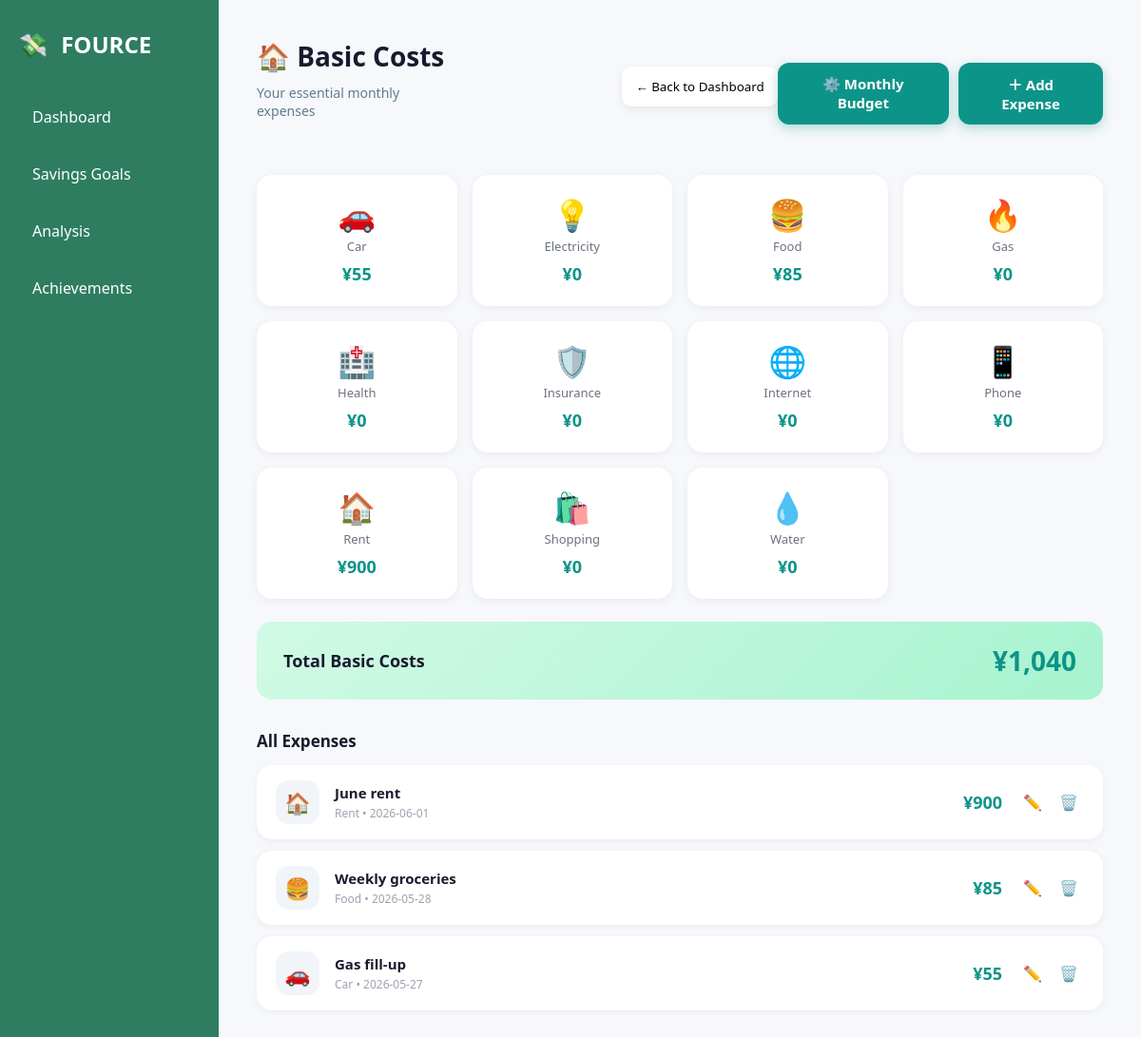
Page /basic.php on the committed database.
### tables this page shows
CREATE TABLE categories (
id VARCHAR(50) PRIMARY KEY,
label VARCHAR(100) NOT NULL,
icon VARCHAR(20),
category_type VARCHAR(50) NOT NULL,
budget INT NOT NULL DEFAULT 0
);

CREATE TABLE expenses (
id INT AUTO_INCREMENT PRIMARY KEY,
name VARCHAR(255) NOT NULL,
category VARCHAR(50) NOT NULL,
date DATE NOT NULL,
amount INT NOT NULL,
notes TEXT,
created_at TIMESTAMP DEFAULT CURRENT_TIMESTAMP,
CONSTRAINT fk_expense_category
FOREIGN KEY (category)
REFERENCES categories(id)
ON DELETE CASCADE
);

### basic.php (the view, shortened to what this page needs)
<?php
$pdo = getDb();
$stmt = $pdo->query("
    SELECT *
    FROM categories
    WHERE category_type = 'basic'
");
$categories = $stmt->fetchAll();
$stmt = $pdo->query("
    SELECT *
    FROM expenses
    WHERE category IN (
        SELECT id
        FROM categories
        WHERE category_type = 'basic'
    )
    ORDER BY date DESC
");
$expenses = $stmt->fetchAll();
$categoryTotals = [];
$stmt = $pdo->query("
    SELECT category, SUM(amount) AS total
    FROM expenses
    GROUP BY category
");
foreach ($stmt->fetchAll() as $row) {
    $categoryTotals[$row['category']] = $row['total'];
}
$stmt = $pdo->query("
    SELECT COALESCE(SUM(amount),0)
    FROM expenses
    WHERE category IN (
        SELECT id
        FROM categories
        WHERE category_type = 'basic'
    )
");
$totalBasic = $stmt->fetchColumn();
function getCategoryIcon(array $categories, string $id): string {
    foreach ($categories as $c) {
        if ($c['id'] === $id) return $c['icon'];
    }
    return '💰';
}
function getCategoryLabel(array $categories, string $id): string {
    foreach ($categories as $c) {
        if ($c['id'] === $id) return $c['label'];
    }
    return ucfirst($id);
}
?>
<!DOCTYPE html>
<html lang="en">
<head>
  <link rel="stylesheet" href="css/style.css">
  <link rel="stylesheet" href="css/basic.css">
</head>
<body>
<div class="layout">
  <aside class="sidebar">
    <h2><span class="logo-icon">💸</span> FOURCE</h2>
    <a href="dashboard.php">Dashboard</a>
    <a href="goals.php">Savings Goals</a>
    <a href="analytics.php">Analysis</a>
    <a href="achievements.php">Achievements</a>
  </aside>
  <div class="main">
    <div class="page-header">
      <div>
        <h1>🏠 Basic Costs</h1>
        <p class="subtitle">Your essential monthly expenses</p>
      </div>
      <div><?php include 'includes/topbar.php'; ?></div>
      <div style="display: flex; gap: 10px;">
        <button class="btn-add" onclick="openBudgetModal()">⚙️ Monthly Budget</button>
        <button class="btn-add" onclick="openModal()">＋ Add Expense</button>
      </div>
    </div>
    <div class="category-grid">
  <?php foreach ($categories as $cat): ?>
    <div class="cat-card"
         onclick="filterByCategory('<?= $cat['id'] ?>')">
      <span class="cat-icon">
        <?= $cat['icon'] ?>
      </span>
      <span class="cat-label">
        <?= htmlspecialchars($cat['label']) ?>
      </span>
      <span class="cat-amount">
        ¥<?= number_format($categoryTotals[$cat['id']] ?? 0) ?>
      </span>
    </div>
  <?php endforeach; ?>
</div>
    <div class="total-bar">
      <span class="total-label">Total Basic Costs</span>
      <span class="total-amount">¥<?= number_format($totalBasic) ?></span>
    </div>
    <div class="section-title">
      <h3 id="list-heading">All Expenses</h3>
    </div>
    <div class="expense-list" id="expense-list">
      <?php foreach ($expenses as $exp): ?>
        <div class="expense-item" data-category="<?= $exp['category'] ?>">
          <div class="exp-icon-wrap">
            <?= getCategoryIcon($categories, $exp['category']) ?>
          </div>
          <div class="exp-info">
            <strong><?= htmlspecialchars($exp['name']) ?></strong>
            <span class="exp-meta">
              <?= getCategoryLabel($categories, $exp['category']) ?>
              &bull; <?= htmlspecialchars($exp['date']) ?>
            </span>
          </div>
          <span class="exp-amount">¥<?= number_format($exp['amount']) ?></span>
          <div class="exp-actions">
            <button class="btn-icon" title="Edit"
              onclick="openEditModal(<?= $exp['id'] ?>, '<?= addslashes($exp['name']) ?>', '<?= $exp['category'] ?>', '<?= $exp['date'] ?>', <?= $exp['amount'] ?>)">✏️</button>
            <button class="btn-icon btn-del" title="Delete"
              onclick="confirmDelete(<?= $exp['id'] ?>)">🗑️</button>
          </div>
        </div>
      <?php endforeach; ?>
    </div>
  </div>
</div>
</body>
</html>

### includes/topbar.php (shortened to what this page needs)
 <!DOCTYPE html>
 <html lang="ja">
 <head>
    <link rel="stylesheet" href="css/style.css">
    <link rel="stylesheet" href="css/topbar.css">
 </head>
 <body>
    <div class="top-actions">
  <button type="button" class="topbar-button" onclick="goPage('dashboard.php')">← Back to Dashboard</button>
</div>
 </body>
 </html>

### css/style.css (style rules this page uses)
* { margin: 0; padding: 0; box-sizing: border-box; font-family: "Segoe UI", sans-serif; }
body { background: #f6f8fb; color: #263238; }
.layout { display: flex; min-height: 100vh; }
.sidebar { width: 230px; background: #2e7d60; color: white; padding: 30px 20px; min-height: 100vh; }
.sidebar h2 { margin-bottom: 35px; }
.sidebar a { display: block; color: white; text-decoration: none; padding: 14px; border-radius: 14px; margin-bottom: 10px; }
.main { flex: 1; padding: 40px; }
.subtitle { color: #607d8b; margin: 10px 0 30px; }
.top-actions { display: flex; flex-wrap: wrap; gap: 10px; align-items: center; justify-content: flex-end; margin-bottom: 24px; }
.top-actions button, .top-actions .goog-te-gadget-simple { background: white; border: none; padding: 10px 14px; border-radius: 10px; cursor: pointer; box-shadow: 0 3px 8px rgba(0,0,0,0.08); transition: background 0.2s ease, color 0.2s ease; min-height: 42px; }
.topbar-button { white-space: nowrap; }
.logo-icon { margin-right: 8px; }

### css/basic.css (style rules this page uses)
.page-header { display: flex; align-items: center; justify-content: space-between; margin-bottom: 28px; }
.page-header h1 { margin: 0 0 4px; font-size: 28px; font-weight: 700; color: #1a1a2e; }
.subtitle { margin: 0; color: #6b7280; font-size: 14px; }
.btn-add { background: #0d9488; color: #fff; border: none; padding: 12px 22px; border-radius: 12px; font-size: 15px; font-weight: 600; cursor: pointer; transition: background 0.2s, transform 0.15s; box-shadow: 0 4px 12px rgba(13,148,136,.30); }
.category-grid { display: grid; grid-template-columns: repeat(4, 1fr); gap: 16px; margin-bottom: 24px; }
.cat-card { background: #ffffff; border-radius: 16px; padding: 24px 16px 20px; display: flex; flex-direction: column; align-items: center; gap: 8px; box-shadow: 0 2px 10px rgba(0,0,0,.06); cursor: pointer; transition: transform 0.2s, box-shadow 0.2s, background 0.2s; border: 2px solid transparent; }
.cat-icon { font-size: 32px; line-height: 1; }
.cat-label { font-size: 13px; color: #6b7280; font-weight: 500; }
.cat-amount { font-size: 18px; font-weight: 700; color: #0d9488; }
.total-bar { background: linear-gradient(135deg, #d1fae5 0%, #a7f3d0 100%); border-radius: 16px; padding: 22px 28px; display: flex; align-items: center; justify-content: space-between; margin-bottom: 32px; }
.total-label { font-size: 18px; font-weight: 700; color: #1a1a2e; }
.total-amount { font-size: 28px; font-weight: 800; color: #0d9488; }
.section-title { display: flex; align-items: center; gap: 12px; margin-bottom: 14px; }
.section-title h3 { margin: 0; font-size: 17px; font-weight: 600; color: #1a1a2e; }
.expense-list { display: flex; flex-direction: column; gap: 12px; }
.expense-item { background: #ffffff; border-radius: 16px; padding: 16px 20px; display: flex; align-items: center; gap: 16px; box-shadow: 0 2px 8px rgba(0,0,0,.05); transition: transform 0.18s; }
.exp-icon-wrap { width: 46px; height: 46px; border-radius: 14px; background: #f1f5f9; display: flex; align-items: center; justify-content: center; font-size: 22px; flex-shrink: 0; }
.exp-info { flex: 1; display: flex; flex-direction: column; gap: 3px; }
.exp-info strong { font-size: 15px; color: #1a1a2e; }
.exp-meta { font-size: 12px; color: #9ca3af; }
.exp-amount { font-size: 18px; font-weight: 700; color: #0d9488; min-width: 60px; text-align: right; }
.exp-actions { display: flex; gap: 6px; }
.btn-icon { background: none; border: none; font-size: 16px; cursor: pointer; padding: 6px; border-radius: 8px; transition: background 0.18s; }

### css/topbar.css (style rules this page uses)
.top-actions { display: flex; flex-wrap: wrap; gap: 10px; align-items: center; justify-content: flex-end; margin-bottom: 24px; }
.top-actions button, .top-actions .goog-te-gadget-simple { background: white; border: none; padding: 10px 14px; border-radius: 10px; cursor: pointer; box-shadow: 0 3px 8px rgba(0,0,0,0.08); transition: background 0.2s ease, color 0.2s ease; min-height: 42px; }
.topbar-button { white-space: nowrap; }

### rows in the picture
categories: icon "🚗", label "Car", id "55"
categories: icon "💡", label "Electricity", id "0"
categories: icon "🍔", label "Food", id "85"
categories: icon "🔥", label "Gas", id "0"
categories: icon "🏥", label "Health", id "0"
categories: icon "🛡️", label "Insurance", id "0"
categories: icon "🌐", label "Internet", id "0"
categories: icon "📱", label "Phone", id "0"
categories: icon "🏠", label "Rent", id "900"
categories: icon "🛍️", label "Shopping", id "0"
categories: icon "💧", label "Water", id "0"
expenses: category.icon "🏠", name "June rent", category.label "Rent", date "2026-06-01", amount "900"
expenses: category.icon "🍔", name "Weekly groceries", category.label "Food", date "2026-05-28", amount "85"
expenses: category.icon "🚗", name "Gas fill-up", category.label "Car", date "2026-05-27", amount "55"

### other values in the picture
$totalBasic "1,040"
